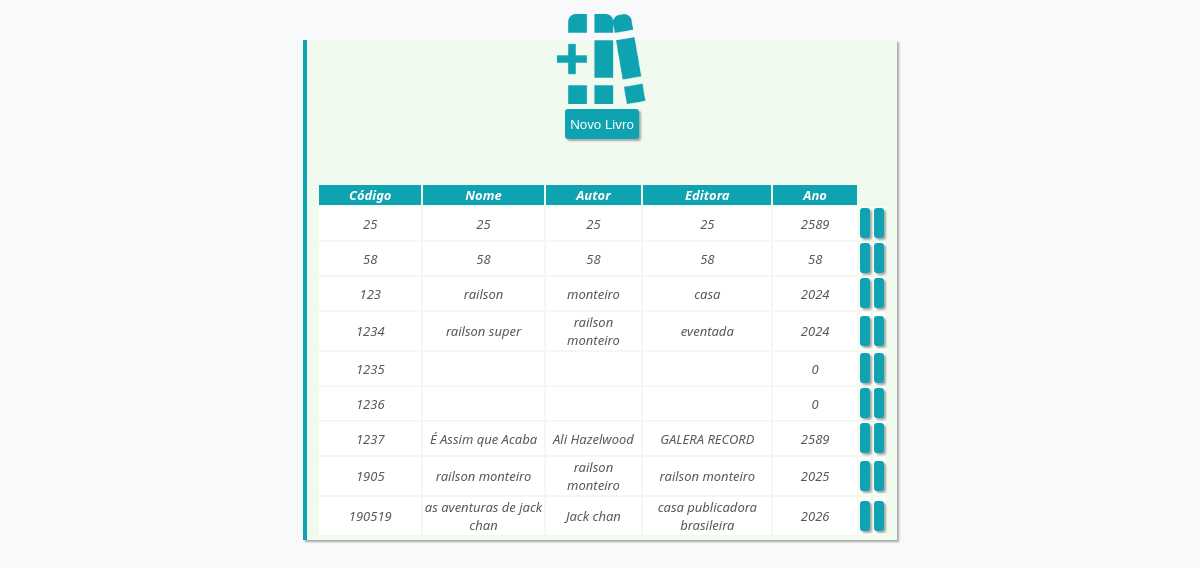
Before: /PHP_Livro/aposlogin.php with the older database file.
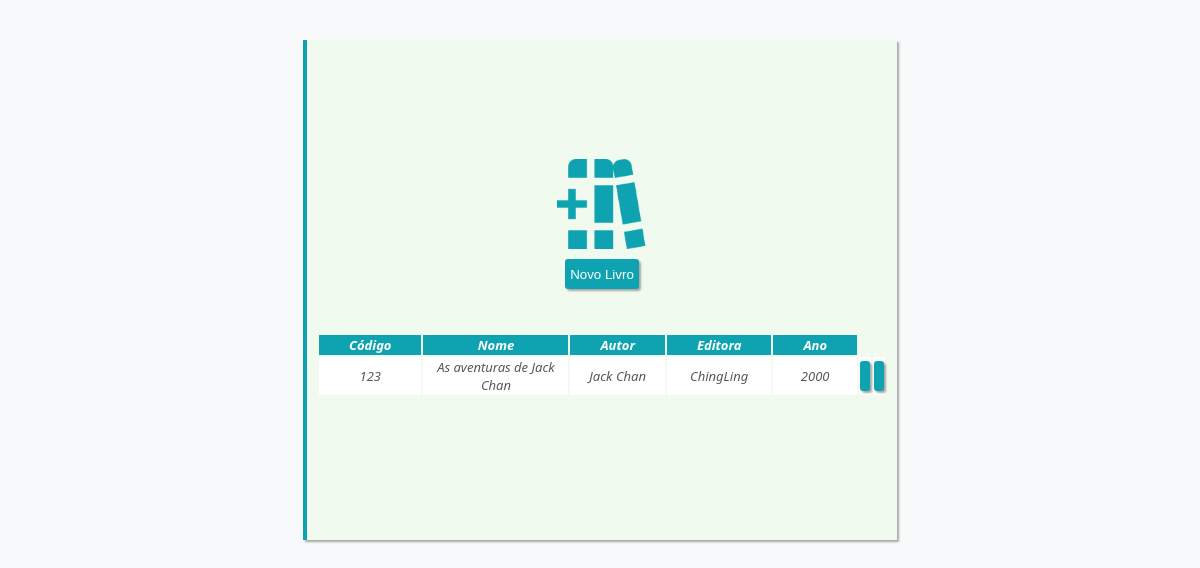
After: the same page with the newer database file.
### tables this page shows
CREATE TABLE `livros` (
  `codigo` int(11) NOT NULL COMMENT 'codigo do livro.',
  `nome` varchar(200) NOT NULL COMMENT 'nome do livro.',
  `autor` varchar(200) NOT NULL COMMENT 'nome do autor do livro.',
  `editora` varchar(100) NOT NULL COMMENT 'nome da editora que publicou o livro.',
  `ano` int(4) NOT NULL COMMENT 'ano em que o livro foi publicado.'
);

### PHP_Livro/aposlogin.php (the view, shortened to what this page needs)
<!DOCTYPE html>
<html lang="pt-br">
<head>
    <link rel='stylesheet' href='https://cdn-uicons.flaticon.com/2.6.0/uicons-regular-rounded/css/uicons-regular-rounded.css'>
    <link rel='stylesheet' href='style.css'>
</head>
<body>
    <div class="conteudo">
        <div class="logo">
            <img src="img/novolivro.png" width="90px" height="auto">
        </div>
         <a href='incluirlivro.php'><button onclick="location.assign('incluirlivro.php')"> Novo Livro</button></a>
        <br><br>
            <?php
                require_once 'conexao.php';
                $stmt = $conn->prepare('SELECT * FROM livros');
                $stmt->execute();
                echo "<table>";
                echo "<tr class='tr01'>";
                echo "<th class='codigo'>Código</th>";
                echo "<th class='nome'>Nome</th>";
                echo "<th class='autor'>Autor</th>";
                echo "<th class='editora'>Editora</th>";
                echo "<th class='ano'>Ano</th>";
                echo "</tr>";
                foreach ($stmt as $livro) {
                echo "<tr>";
                echo "<td>" . $livro['codigo'] . "</td> ";
                echo "<td>" . $livro['nome'] . "</td>";
                echo "<td>" . $livro['autor'] . "</td>";
                echo "<td>" . $livro['editora'] . "</td>";
                echo "<td>" . $livro['ano'] . "</td>";
                echo "<td><a href='alterarlivro.php?codigo=" . $livro['codigo'] . "'><button class='alterarlivro.php'><i class='fi fi-rr-edit'></i></button></a></td>";
                echo "<td><a href='excluirlivro.php?codigo=" . $livro['codigo'] . "'><button Class='excluirlivro'><i class='fi fi-rr-trash'></i></button></a></td>";
                echo "</tr>";
                }
                echo "</table>";
            ?>
            <br><br>
    </div>
    <br>
</body>
</html>

Changed rows visible on the page:
removed livros: codigo "25", nome "25", autor "25", editora "25", ano "2589"
removed livros: codigo "58", nome "58", autor "58", editora "58", ano "58"
removed livros: codigo "1234", nome "railson super", autor "railson monteiro", editora "eventada", ano "2024"
removed livros: codigo "1235", ano "0"
removed livros: codigo "1236", ano "0"
removed livros: codigo "1237", nome "É Assim que Acaba", autor "Ali Hazelwood", editora "GALERA RECORD", ano "2589"
removed livros: codigo "1905", nome "railson monteiro", autor "railson monteiro", editora "railson monteiro", ano "2025"
removed livros: codigo "190519", nome "as aventuras de jack chan", autor "Jack chan", editora "casa publicadora brasileira", ano "2026"
changed livros id 123: nome "railson" → "As aventuras de Jack Chan"; autor "monteiro" → "Jack Chan"; editora "casa" → "ChingLing"; ano "2024" → "2000"
